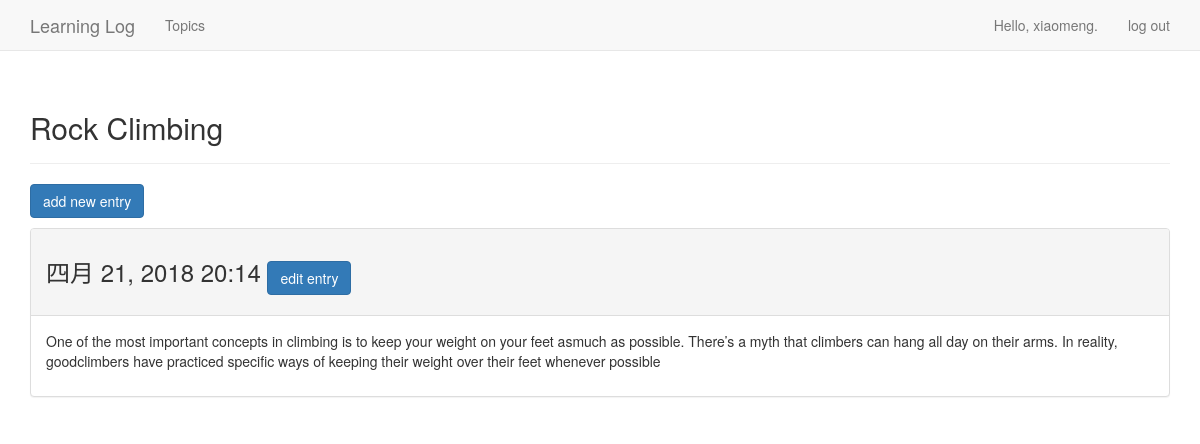
The page /topics/2/ (signed in) on the database its author committed.
### learning_logs/models.py (models this page shows, shortened)
class Topic(models.Model):
    text = models.CharField(max_length=200)
    date_added = models.DateTimeField(auto_now_add=True)
    owner = models.ForeignKey(User)
    def __str__(self):
        return self.text

class Entry(models.Model):
    topic = models.ForeignKey(Topic)
    text = models.TextField()
    date_added = models.DateTimeField(auto_now_add=True)
    class Meta:
        verbose_name_plural = 'entries'

### learning_logs/views.py (the view)
# urls.py: url(r'^topics/(?P<topic_id>\d+)/$', views.topic, name='topic'),
@login_required
def topic(request, topic_id):
    topic = Topic.objects.get(id=topic_id)
    if topic.owner != request.user:
        raise Http404
    entries = topic.entry_set.order_by('-date_added')
    context = {'topic': topic, 'entries': entries}
    return render(request, 'learning_logs/topic.html', context)

### templates/learning_logs/topic.html
{% extends 'learning_logs/base.html' %}
{% block header %}
  <h2>{{ topic }}</h2>
{% endblock header %}
{% block content %}
  <p>
    <a href="{% url 'learning_logs:new_entry' topic.id %}" class="btn btn-primary">add new entry</a>
  </p>
  {% for entry in entries %}
    <div class="panel panel-default">
      <div class="panel-heading">
        <h3>
          {{ entry.date_added|date:'M d, Y H:i' }}
          <small>
            <a href="{% url 'learning_logs:edit_entry' entry.id %}" class="btn btn-primary">
              edit entry</a>
          </small>
        </h3>
      </div>
      <div class="panel-body">
        {{ entry.text|linebreaks }}
      </div>
    </div>
  {% empty %}
    There are no entries for this topic yet.
  {% endfor %}
{% endblock content %}

### templates/learning_logs/base.html (shortened to what this page needs)
{% load bootstrap3 %}
<!DOCTYPE html>
<html lang="en">
  <head>
    {% bootstrap_css %}
  </head>
  <body>
    <nav class="navbar navbar-default navbar-static-top">
      <div class="container">
        <div class="navbar-header">
          <a class="navbar-brand" href="{% url 'learning_logs:index' %}">
              Learning Log</a>
        </div>
        <div id="navbar" class="navbar-collapse collapse">
          <ul class="nav navbar-nav">
            <li><a href="{% url 'learning_logs:topics' %}">Topics</a></li>
          </ul>
          <ul class="nav navbar-nav navbar-right">
            {% if user.is_authenticated %}
              <li><a>Hello, {{ user.username }}.</a></li>
              <li><a href="{% url 'users:logout' %}">log out</a></li>
            {% else %}
              <li><a href="{% url 'users:register' %}">register</a></li>
              <li><a href="{% url 'users:login' %}">log in</a></li>
            {% endif %}
          </ul>
        </div>
      </div>
    </nav>
    <div class="container">
      <div class="page-header">
        {% block header %}{% endblock %}
      </div>
      <div>
        {% block content %}{% endblock %}
      </div>
    </div>
  </body>
</html>

### rows shown on the page
Topic: text "Rock Climbing"
Entry: date_added "四月 21, 2018 20:14", text "One of the most important concepts in climbing is to keep your weight on your feet asmuch as possible. There’s a myth that climbers can hang all day on their arms. In reality, goodclimbers have practiced specific ways of keeping their weight over their feet whenever possible"

### other values the page prints
{{ user.username }} "xiaomeng"
